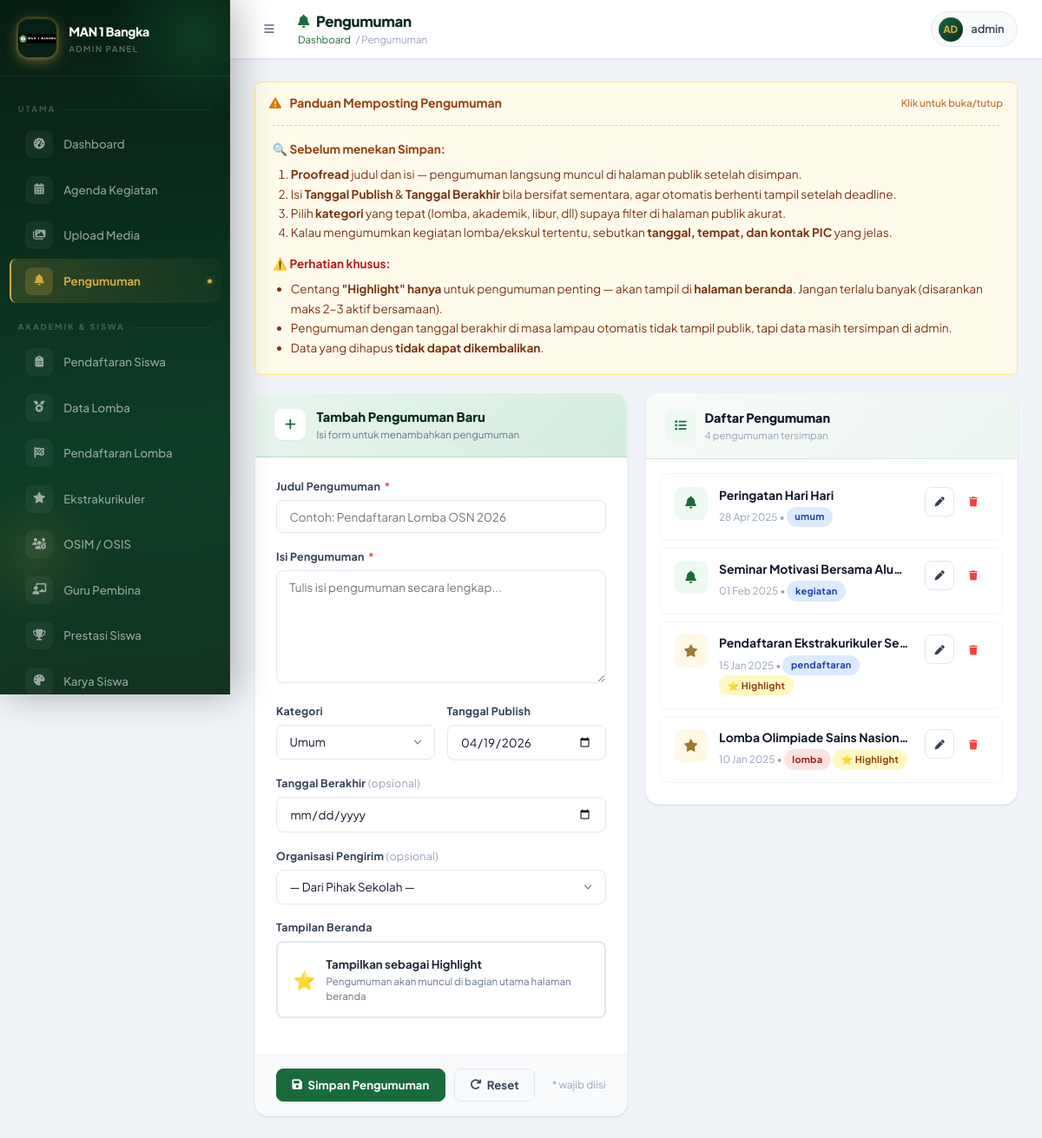
The page /admin/pengumuman.php (signed in) on the database its author committed.
### tables this page shows
CREATE TABLE `pengumuman` (
  `id` int NOT NULL,
  `judul` varchar(255) NOT NULL,
  `isi` text NOT NULL,
  `kategori` enum('umum','lomba','ekskul','keagamaan','akademik','libur','pendaftaran','kegiatan') DEFAULT 'umum',
  `tanggal_publish` date NOT NULL DEFAULT (curdate()),
  `tanggal_berakhir` date DEFAULT NULL,
  `is_highlight` tinyint(1) DEFAULT '0',
  `organisasi_id` int DEFAULT NULL,
  `created_at` timestamp NULL DEFAULT CURRENT_TIMESTAMP
);

### admin/pengumuman.php (the view, shortened to what this page needs)
<?php
require '../php/config.php'; ?>
<?php
$edit = null;
$rows = $pdo->query("SELECT * FROM pengumuman ORDER BY tanggal_publish DESC LIMIT 40")->fetchAll(PDO::FETCH_ASSOC);
$isEdit = !!$edit;
?>
<!DOCTYPE html>
<html lang="id">
<head>
  <link rel="stylesheet" href="https://cdnjs.cloudflare.com/ajax/libs/font-awesome/6.4.0/css/all.min.css" />
  <link rel="stylesheet" href="assets/admin.css" />
</head>
<body>
  <?php include 'sidebar.php'; ?>
  <main class="admin-main">
    <header class="admin-topbar">
      <div class="topbar-left">
        <button id="sidebarToggle" class="btn btn-ghost btn-icon"><i class="fas fa-bars"></i></button>
        <div>
          <div class="topbar-title"><i class="fas fa-bell"></i> Pengumuman</div>
          <div class="topbar-breadcrumb"><a href="index.php">Dashboard</a> / Pengumuman</div>
        </div>
      </div>
      <div class="topbar-right">
        <div class="topbar-admin">
          <div class="topbar-admin-avatar"><?= strtoupper(substr(ADMIN_USER, 0, 2)) ?></div>
          <?= htmlspecialchars(ADMIN_USER) ?>
        </div>
      </div>
    </header>
    <div class="page-content">
      <details open style="margin-bottom:1.25rem;border:1.5px solid #fde68a;background:#fffbeb;border-radius:var(--radius-sm,10px);overflow:hidden;">
        <summary style="cursor:pointer;padding:.85rem 1rem;display:flex;align-items:center;gap:.6rem;font-weight:700;color:#92400e;list-style:none;user-select:none;">
          <i class="fas fa-exclamation-triangle" style="color:#d97706;"></i>
          <span>Panduan Memposting Pengumuman</span>
          <span style="margin-left:auto;font-size:.72rem;font-weight:500;color:#b45309;opacity:.85;">Klik untuk buka/tutup</span>
        </summary>
        <div style="padding:0 1.25rem 1rem 1.25rem;color:#78350f;font-size:.85rem;line-height:1.65;">
          <div style="padding-top:.25rem;border-top:1px dashed #fcd34d;margin-top:.1rem;"></div>
          <p style="margin:.75rem 0 .4rem 0;"><strong style="color:#92400e;">🔍 Sebelum menekan Simpan:</strong></p>
          <ol style="margin:.3rem 0 .75rem 1.3rem;padding:0;">
            <li><b>Proofread</b> judul dan isi — pengumuman langsung muncul di halaman publik setelah disimpan.</li>
            <li>Isi <b>Tanggal Publish</b> & <b>Tanggal Berakhir</b> bila bersifat sementara, agar otomatis berhenti tampil setelah deadline.</li>
            <li>Pilih <b>kategori</b> yang tepat (lomba, akademik, libur, dll) supaya filter di halaman publik akurat.</li>
            <li>Kalau mengumumkan kegiatan lomba/ekskul tertentu, sebutkan <b>tanggal, tempat, dan kontak PIC</b> yang jelas.</li>
          </ol>
          <p style="margin:.85rem 0 .4rem 0;"><strong style="color:#b91c1c;">⚠️ Perhatian khusus:</strong></p>
          <ul style="margin:.3rem 0 .2rem 1.3rem;padding:0;">
            <li>Centang <b>"Highlight"</b> <b>hanya</b> untuk pengumuman penting — akan tampil di <b>halaman beranda</b>. Jangan terlalu banyak (disarankan maks 2–3 aktif bersamaan).</li>
            <li>Pengumuman dengan tanggal berakhir di masa lampau otomatis tidak tampil publik, tapi data masih tersimpan di admin.</li>
            <li>Data yang dihapus <b>tidak dapat dikembalikan</b>.</li>
          </ul>
        </div>
      </details>
      <div class="two-col" style="align-items:start;">
        <div class="form-section anim-fade-up">
          <div class="form-section-header">
            <div class="form-section-header-icon">
              <i class="fas fa-<?= $isEdit ? 'pen' : 'plus' ?>"></i>
            </div>
            <div>
              <h3><?= $isEdit ? 'Edit Pengumuman' : 'Tambah Pengumuman Baru' ?></h3>
              <p><?= $isEdit ? 'Perbarui data pengumuman yang ada' : 'Isi form untuk menambahkan pengumuman' ?></p>
            </div>
          </div>
          <div class="form-section-body">
            <form method="POST" id="form-pengumuman" autocomplete="off">
              <div class="form-group">
                <label>Judul Pengumuman <span class="req">*</span></label>
                <input type="text" name="judul" value="<?= htmlspecialchars($edit['judul'] ?? '') ?>"
                  placeholder="Contoh: Pendaftaran Lomba OSN 2026" required />
              </div>
              <div class="form-group">
                <label>Isi Pengumuman <span class="req">*</span></label>
                <textarea name="isi" placeholder="Tulis isi pengumuman secara lengkap..." required
                  style="min-height:130px;"><?= htmlspecialchars($edit['isi'] ?? '') ?></textarea>
              </div>
              <div style="display:grid;grid-template-columns:1fr 1fr;gap:.85rem;">
                <div class="form-group">
                  <label>Kategori</label>
                  <select name="kategori">
                    <?php $cats = ['umum' => 'Umum', 'lomba' => 'Lomba', 'ekskul' => 'Ekskul', 'keagamaan' => 'Keagamaan', 'akademik' => 'Akademik', 'libur' => 'Libur/Hari Besar'];
                    foreach ($cats as $v => $l): ?>
                      <option value="<?= $v ?>" <?= ($edit['kategori'] ?? 'umum') === $v ? 'selected' : '' ?>><?= $l ?></option>
                    <?php endforeach; ?>
                  </select>
                </div>
                <div class="form-group">
                  <label>Tanggal Publish</label>
                  <input type="date" name="tanggal_publish" value="<?= $edit['tanggal_publish'] ?? date('Y-m-d') ?>" />
                </div>
              </div>
              <div class="form-group">
                <label>Tanggal Berakhir <span style="color:var(--gray-400);font-weight:400;">(opsional)</span></label>
                <input type="date" name="tanggal_berakhir" value="<?= htmlspecialchars($edit['tanggal_berakhir'] ?? '') ?>" />
              </div>
              <div class="form-group">
                <label>Organisasi Pengirim <span style="color:var(--gray-400);font-weight:400;">(opsional)</span></label>
                <select name="organisasi_id">
                  <option value="">— Dari Pihak Sekolah —</option>
                </select>
              </div>
              <div class="form-group">
                <label>Tampilan Beranda</label>
                <div class="highlight-box <?= ($edit['is_highlight'] ?? 0) ? 'checked' : '' ?>" id="hl-box">
                  <span class="hb-icon">⭐</span>
                  <div class="hb-text">
                    <h4>Tampilkan sebagai Highlight</h4>
                    <p>Pengumuman akan muncul di bagian utama halaman beranda</p>
                  </div>
                </div>
              </div>
            </form>
          </div>
          <div class="form-section-footer">
            <button type="submit" form="form-pengumuman" class="btn btn-primary">
              <i class="fas fa-save"></i> <?= $isEdit ? 'Perbarui' : 'Simpan' ?> Pengumuman
            </button>
            <?php if ($isEdit): ?>
              <a href="pengumuman.php" class="btn btn-outline"><i class="fas fa-times"></i> Batal</a>
            <?php else: ?>
              <button type="reset" form="form-pengumuman" class="btn btn-outline"><i class="fas fa-redo"></i> Reset</button>
            <?php endif; ?>
            <span style="margin-left:auto;font-size:.75rem;color:var(--gray-400);">* wajib diisi</span>
          </div>
        </div>
        <div class="admin-card anim-fade-up anim-delay-2">
          <div class="card-header">
            <div class="card-header-left">
              <div class="card-header-icon"><i class="fas fa-list"></i></div>
              <div>
                <div class="card-header-title">Daftar Pengumuman</div>
                <div class="card-header-sub"><?= count($rows) ?> pengumuman tersimpan</div>
              </div>
            </div>
          </div>
          <div style="max-height:640px;overflow-y:auto;padding:1rem;">
            <?php if ($rows): ?>
              <?php foreach ($rows as $r): ?>
                <div class="data-item">
                  <div class="data-item-icon" style="<?= $r['is_highlight'] ? 'background:var(--gold-light);color:var(--gold-dark);' : '' ?>">
                    <i class="fas fa-<?= $r['is_highlight'] ? 'star' : 'bell' ?>"></i>
                  </div>
                  <div class="data-item-body">
                    <div class="data-item-title"><?= htmlspecialchars($r['judul']) ?></div>
                    <div class="data-item-sub">
                      <?= date('d M Y', strtotime($r['tanggal_publish'])) ?> &bull;
                      <span class="badge badge-<?= $r['kategori'] === 'lomba' ? 'red' : ($r['kategori'] === 'keagamaan' ? 'teal' : 'blue') ?>"><?= htmlspecialchars($r['kategori']) ?></span>
                      <?php if ($r['is_highlight']): ?><span class="badge badge-gold">⭐ Highlight</span><?php endif; ?>
                    </div>
                  </div>
                  <div class="data-item-actions">
                    <a href="?edit=<?= $r['id'] ?>" class="btn btn-outline btn-icon btn-xs" title="Edit"><i class="fas fa-pen"></i></a>
                    <form method="POST" style="display:inline" onsubmit="return confirm('Hapus pengumuman ini?')" autocomplete="off">
                      <button type="submit" class="btn btn-ghost btn-icon btn-xs" style="color:var(--red);" title="Hapus"><i class="fas fa-trash"></i></button>
                    </form>
                  </div>
                </div>
              <?php endforeach; ?>
            <?php endif; ?>
          </div>
        </div>
      </div>
    </div>
  </main>
</body>
</html>

### rows shown on the page
pengumuman: is_highlight 0 (drawn), judul "Peringatan Hari Hari", tanggal_publish "28 Apr 2025", kategori "umum"
pengumuman: is_highlight 0 (drawn), judul "Seminar Motivasi Bersama Alu…", tanggal_publish "01 Feb 2025", kategori "kegiatan"
pengumuman: is_highlight 1 (drawn), judul "Pendaftaran Ekstrakurikuler Se…", tanggal_publish "15 Jan 2025", kategori "pendaftaran"
pengumuman: is_highlight 1 (drawn), judul "Lomba Olimpiade Sains Nasion…", tanggal_publish "10 Jan 2025", kategori "lomba"

### other values the page prints
$label "Dashboard Agenda Kegiatan Upload Media Pengumuman Pendaftaran Siswa Data Lomba Pendaftaran Lomba Ekstrakurikuler OSIM / OSIS Guru Pembina Prestasi Siswa Karya Siswa"
substr(ADMIN_USER, 0, 2) "AD"
ADMIN_USER "admin"
count($rows) "4"
form field kategori "Umum"
